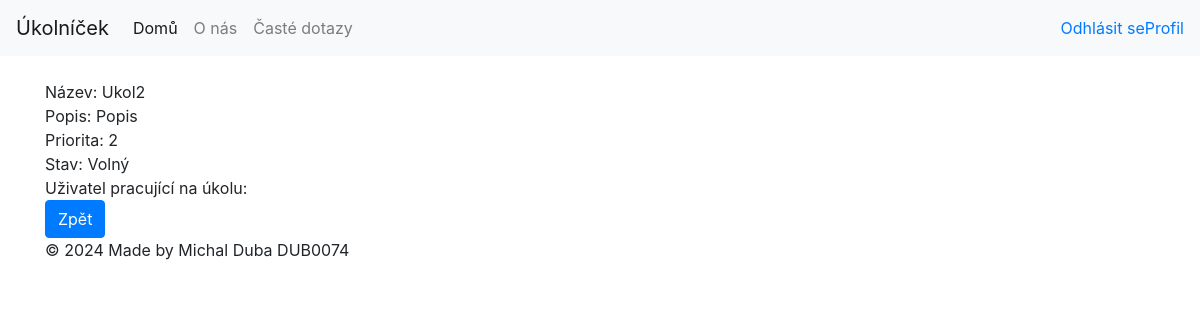
/task/4/ (signed in), run on an earlier commit of the app's database.
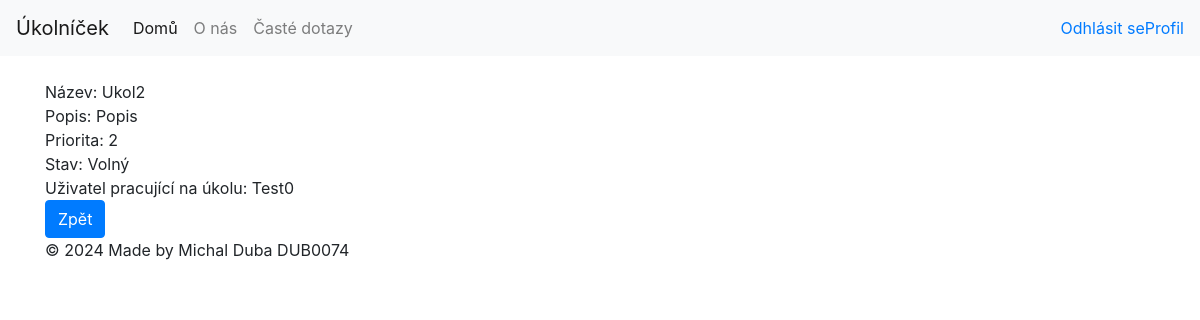
And on a later commit of the database.
### UkolnicekApp/models.py (models this page shows, shortened)
class Ukol(models.Model):
    ukol_id = models.AutoField(primary_key=True)
    nazev = models.CharField(max_length=25, null=False)
    popis = models.CharField(max_length=255, null=False)
    priorita = models.IntegerField(null=False)
    stav_ukolu = models.ForeignKey(StavUkolu, on_delete=models.DO_NOTHING)
    nejzazsi_termin = models.DateTimeField(null=False)
    projekt = models.ForeignKey(Projekt, on_delete=models.DO_NOTHING)
    uzivatel = models.ForeignKey(Uzivatel, on_delete=models.DO_NOTHING, blank=True, null=True)
    datum_vybrani = models.DateTimeField(blank=True, null=True)
    datum_dokonceni = models.DateTimeField(blank=True, null=True)
    predpo_cas = models.IntegerField(null=False)
    datum_vytvoreni = models.DateTimeField(null=False)
    posledni_zmena = models.DateTimeField(blank=True)

class StavUkolu(models.Model):
    stav_ukolu_id = models.AutoField(primary_key=True)
    nazev = models.CharField(max_length=25, null=False)
    popis = models.CharField(max_length=255, null=False)
    datum_vytvoreni = models.DateTimeField(null=False)
    posledni_zmena = models.DateTimeField(blank=True, null=True)

class Uzivatel(models.Model):
    uzivatel_id = models.AutoField(primary_key=True)
    uzivatelske_jmeno = models.CharField(max_length=25, null=False)
    krestni_jmeno = models.CharField(max_length=25, null=False)
    prijmeni = models.CharField(max_length=25, null=False)
    heslo = models.CharField(max_length=255, null=False)
    email = models.CharField(max_length=50, null=False)
    role = models.ForeignKey(Role, on_delete=models.DO_NOTHING)
    datum_vytvoreni = models.DateTimeField(null=False)
    posledni_zmena = models.DateTimeField(blank=True, null=True)
    posledni_login = models.DateTimeField(blank=True, null=True)
    prihlasen = models.BooleanField(null=False)

### UkolnicekApp/views.py (the view)
# urls.py: path('task/<int:task_id>/', views.task, name="task"),
def task(request, task_id):
    loggedIn = isUserLoggedIn(request)
    if (loggedIn):
        userId = request.session["user_id"]
    task = get_object_or_404(Ukol, pk=task_id)
    return render(request, 'UkolnicekApp/task.html', {'task': task, 'project_id': task.projekt.projekt_id, 'loggedIn': loggedIn, 'userId': userId})

### UkolnicekApp/views.py (called while the page is built)
def isUserLoggedIn(request):
    if ("username" not in request.session):
        request.session["username"] = None
        request.session["user_id"] = None
    if (request.session["username"] != None):
        return True
    return False

### templates/UkolnicekApp/task.html (shortened to what this page needs)
{% extends 'UkolnicekApp/base.html' %}
{% block content %}
<div>
Název: {{task.nazev}}
</div>
<div>
Popis: {{task.popis}}
</div>
<div>
Priorita: {{task.priorita}}
</div>
<div>
Stav: {{task.stav_ukolu.nazev}}
</div>
<div>
Uživatel pracující na úkolu: {{task.uzivatel.uzivatelske_jmeno}}
</div>
<a class="btn btn-primary" href='{% url 'project' project_id %}' role="button">Zpět</a>
{% endblock %}

What changed in the data, as far as the page shows it:
changed Ukol "Ukol2": uzivatel.uzivatelske_jmeno (not shown) → "Test0"
